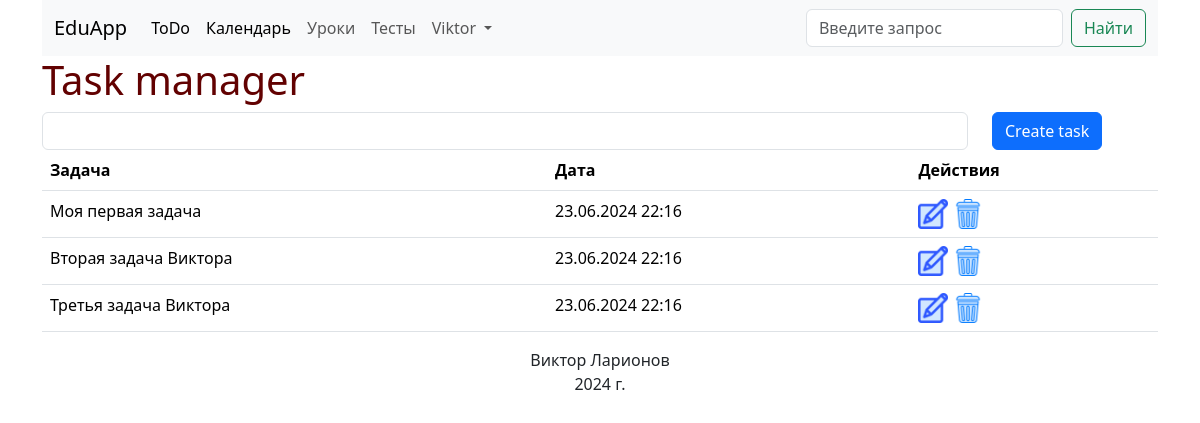
Page / (signed in) on the earlier database version.
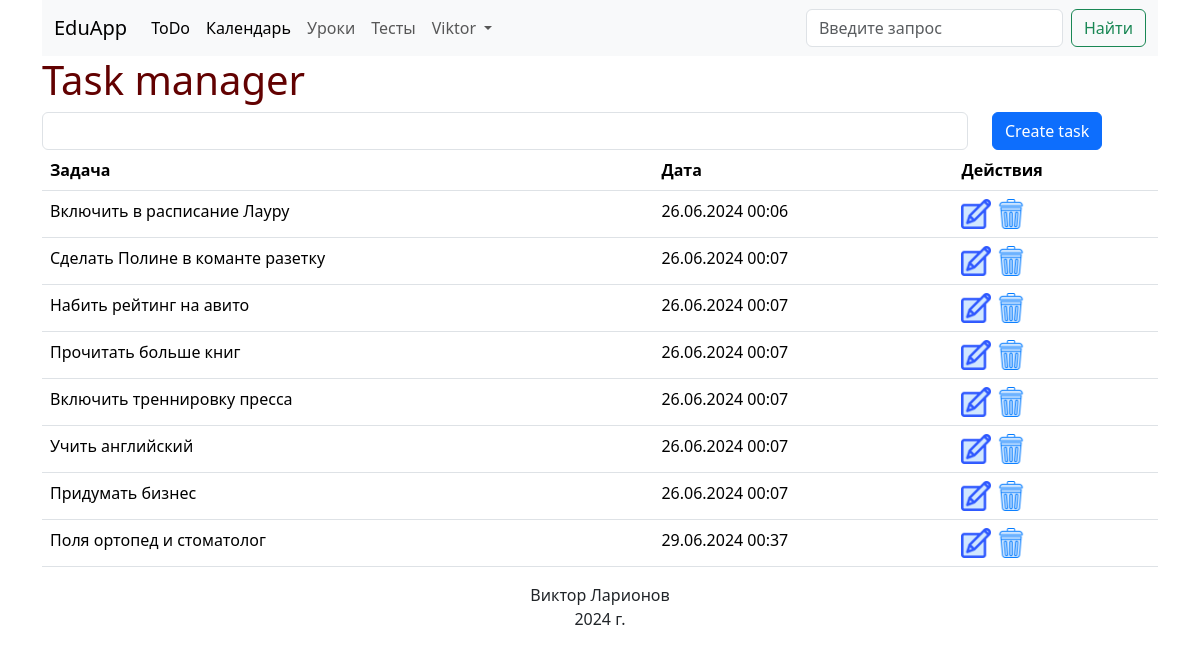
Same page on the later database version.
### main.py (models this page shows, shortened)
class Task(db.Model):
    id = db.Column(db.Integer, primary_key=True)
    content = db.Column(db.String, nullable=False)
    datetime = db.Column(db.DateTime, default=datetime.now)
    user_id = db.Column(db.Integer)

### main.py (the view, shortened to what this page needs)
@app.route('/', methods=['GET', 'POST'])
def index():
    if 'userLogged' not in session:
        return redirect(url_for('login'))
    if request.method == 'GET':
        tasks = Task.query.filter(Task.user_id==session.get('userId')).all()
        for task in tasks:
            task.datetime = format_date(task.datetime)
        return render_template('index.html', tasks=tasks)

### main.py (called while the page is built)
def format_date(datetime):
    return f'{str(datetime.day).zfill(2)}.{str(datetime.month).zfill(2)}.{datetime.year} {str(datetime.hour).zfill(2)}:{str(datetime.minute).zfill(2)}'

### templates/index.html (shortened to what this page needs)
{% extends 'base.html' %}
{% block content %}
<h1>Task manager</h1>
<form method="POST">
    <div class="row">
        <div class="col-md-10"><input class="form-control" type="text" id="content" name="content"></div>
        <div class="col-md-2"><input class="btn btn-primary" type="submit" value="Create task"></div>
    </div>
</form>
<table class="table">
    <tr>
        <th>Задача</th>
        <th>Дата</th>
        <th>Действия</th>
    </tr>
    {% for task in tasks %}
    <tr>
        <td>{{task.content}}</td>
        <td>{{task.datetime}}</td>
        <td><a href="/edit/{{task.id}}"><img class="icon" src="{{url_for('static', filename='imgs/edit.png')}}" alt=""></a> <a href="/delete/{{task.id}}"><img class="icon" src="{{url_for('static', filename='imgs/delete.png')}}" alt=""></a></td>
    </tr>
    {% endfor %}
</table>
{% endblock %}

### templates/base.html (shortened to what this page needs)
<!DOCTYPE html>
<html lang="en">
<head>
    <link href="https://cdn.jsdelivr.net/npm/bootstrap@5.3.3/dist/css/bootstrap.min.css" rel="stylesheet">
    <link rel="stylesheet" href="{{url_for('static', filename='css/main.css')}}">
</head>
<body>
    <div class="container">
        <nav class="navbar navbar-expand-lg bg-body-tertiary">
            <div class="container-fluid">
              <a class="navbar-brand" href="/">EduApp</a>
              <div class="collapse navbar-collapse" id="navbarSupportedContent">
                <ul class="navbar-nav me-auto mb-2 mb-lg-0">
                  <li class="nav-item">
                    <a class="nav-link active" aria-current="page" href="{{url_for('index')}}">ToDo</a>
                  </li>
                  <li class="nav-item">
                    <a class="nav-link active" aria-current="page" href="{{url_for('calendar')}}">Календарь</a>
                  </li>
                  <li class="nav-item">
                    <a class="nav-link" href="#">Уроки</a>
                  </li>
                  <li>
                    <a class="nav-link" href="#">Тесты</a>
                  </li>
                  {% if not session['userLogged']%}
                  <li><a class="nav-link" href="{{url_for('login')}}">Войти</a></li>
                  {% else %}
                  <li class="nav-item dropdown">
                    <a class="nav-link dropdown-toggle" href="#" role="button" data-bs-toggle="dropdown" aria-expanded="false">
                        {{session['userLogged']}}
                    </a>
                  </li>
                  {% endif %}
                </ul>
                <form class="d-flex" role="search">
                  <input class="form-control me-2" type="search" placeholder="Введите запрос" aria-label="Search">
                  <button class="btn btn-outline-success" type="submit">Найти</button>
                </form>
              </div>
            </div>
          </nav>
        {% block content %} {% endblock %}
        <footer>
            Виктор Ларионов <br> 2024 г.
        </footer>
    </div>
  </body>
</html>

### static/css/main.css (style rules this page uses)
h1 { color: rgb(98, 1, 1); }
table { width: 100%; }
.icon { width: 30px; }
footer { text-align: center; }

Differences in the rows shown:
removed Task: content "Моя первая задача", datetime "23.06.2024 22:16"
removed Task: content "Вторая задача Виктора", datetime "23.06.2024 22:16"
removed Task: content "Третья задача Виктора", datetime "23.06.2024 22:16"
added Task: content "Включить в расписание Лауру", datetime "26.06.2024 00:06"
added Task: content "Сделать Полине в команте разетку", datetime "26.06.2024 00:07"
added Task: content "Набить рейтинг на авито", datetime "26.06.2024 00:07"
added Task: content "Прочитать больше книг", datetime "26.06.2024 00:07"
added Task: content "Включить треннировку пресса", datetime "26.06.2024 00:07"
added Task: content "Учить английский", datetime "26.06.2024 00:07"
added Task: content "Придумать бизнес", datetime "26.06.2024 00:07"
added Task: content "Поля ортопед и стоматолог", datetime "29.06.2024 00:37"
